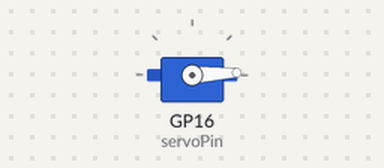
Recording of a program running on a simulated Raspberry Pi Pico running MicroPython. Shown: servo. Servo angles are drawn from the pulse width (0.5 ms = 0°, 2.5 ms = 180°).

Above: at 0.05 s.
At 0.9 s:
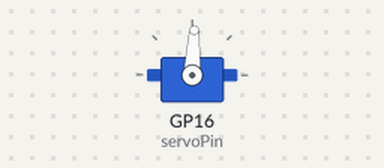
At 1.75 s:
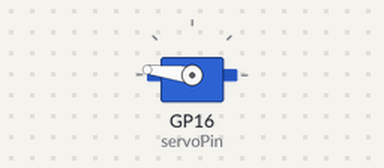
At 3.45 s:
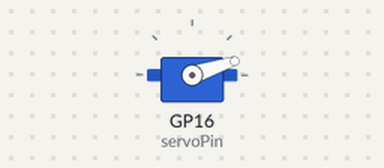
Timing chart, 0 to 8.3 s (numbered marks = the images above):
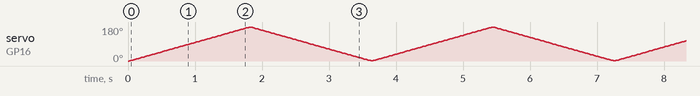

The program:

PW_66_UseServoClass.py
```python
'''
PW 66  create library
'''
import SERVO
import time

servoPin=16
blueServo=SERVO.servo(servoPin)
while True:
    for i in range(180):
        blueServo.pos(i)
        time.sleep(.01)
    for i in range(180,0,-1):
        blueServo.pos(i)
        time.sleep(.01)
        
```

SERVO.py
```python
### SERVO library
class servo:
    def __init__(self,sPin):
        import machine
        self.servoPin=sPin
        self.obj=machine.PWM(machine.Pin(self.servoPin))
        self.obj.freq(50)

    def pos(self,angle):
        writeVal=6553/180*angle+1638
        self.obj.duty_u16(int(writeVal))
```
